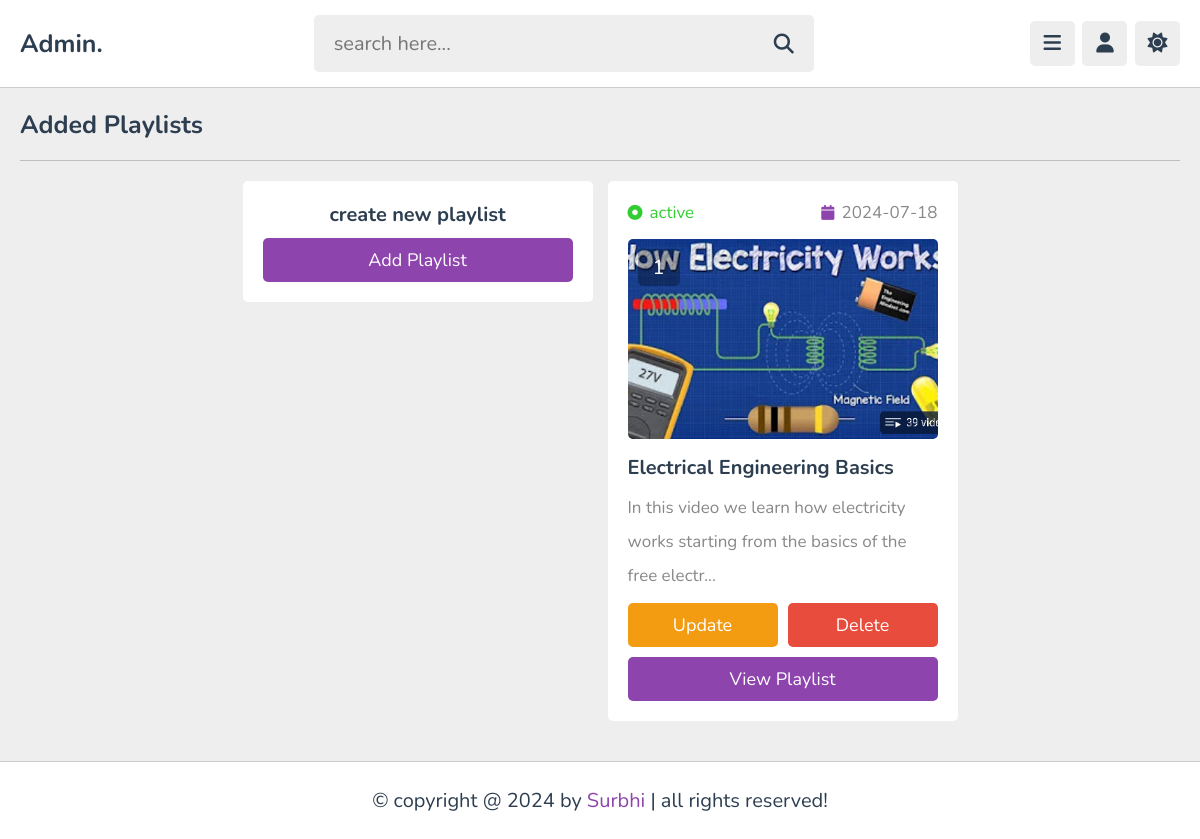
/admin/playlists.php (signed in), run on the app's committed database.
### tables this page shows
CREATE TABLE `playlist` (
  `id` varchar(20) NOT NULL,
  `tutor_id` varchar(20) NOT NULL,
  `title` varchar(100) NOT NULL,
  `description` varchar(1000) NOT NULL,
  `thumb` varchar(100) NOT NULL,
  `date` date NOT NULL DEFAULT current_timestamp(),
  `status` varchar(20) NOT NULL DEFAULT 'deactive'
);

### admin/playlists.php (the view, shortened to what this page needs)
<?php
include '../components/connect.php';
if(isset($_COOKIE['tutor_id'])){
   $tutor_id = $_COOKIE['tutor_id'];
}else{
   $tutor_id = '';
   header('location:login.php');
}
?>
<!DOCTYPE html>
<html lang="en">
<head>
   <link rel="stylesheet" href="https://cdnjs.cloudflare.com/ajax/libs/font-awesome/6.2.0/css/all.min.css">
   <link rel="stylesheet" href="../css/admin_style.css">
</head>
<body>
<?php include '../components/admin_header.php'; ?>
<section class="playlists">
   <h1 class="heading">added playlists</h1>
   <div class="box-container">
      <div class="box" style="text-align: center;">
         <h3 class="title" style="margin-bottom: .5rem;">create new playlist</h3>
         <a href="add_playlist.php" class="btn">add playlist</a>
      </div>
      <?php
         $select_playlist = $conn->prepare("SELECT * FROM `playlist` WHERE tutor_id = ? ORDER BY date DESC");
         $select_playlist->execute([$tutor_id]);
         if($select_playlist->rowCount() > 0){
         while($fetch_playlist = $select_playlist->fetch(PDO::FETCH_ASSOC)){
            $playlist_id = $fetch_playlist['id'];
            $count_videos = $conn->prepare("SELECT * FROM `content` WHERE playlist_id = ?");
            $count_videos->execute([$playlist_id]);
            $total_videos = $count_videos->rowCount();
      ?>
      <div class="box">
         <div class="flex">
            <div><i class="fas fa-circle-dot" style="<?php if($fetch_playlist['status'] == 'active'){echo 'color:limegreen'; }else{echo 'color:red';} ?>"></i><span style="<?php if($fetch_playlist['status'] == 'active'){echo 'color:limegreen'; }else{echo 'color:red';} ?>"><?= $fetch_playlist['status']; ?></span></div>
            <div><i class="fas fa-calendar"></i><span><?= $fetch_playlist['date']; ?></span></div>
         </div>
         <div class="thumb">
            <span><?= $total_videos; ?></span>
            <img src="../uploaded_files/<?= $fetch_playlist['thumb']; ?>" alt="">
         </div>
         <h3 class="title"><?= $fetch_playlist['title']; ?></h3>
         <p class="description"><?= $fetch_playlist['description']; ?></p>
         <form action="" method="post" class="flex-btn">
            <a href="update_playlist.php?get_id=<?= $playlist_id; ?>" class="option-btn">update</a>
            <input type="submit" value="delete" class="delete-btn" onclick="return confirm('delete this playlist?');" name="delete">
         </form>
         <a href="view_playlist.php?get_id=<?= $playlist_id; ?>" class="btn">view playlist</a>
      </div>
      <?php
         }
      }else{
         echo '<p class="empty">no playlist added yet!</p>';
      }
      ?>
   </div>
</section>
<?php include '../components/footer.php'; ?>
</body>
</html>

### css/admin_style.css (style rules this page uses)
:root { --main-color:#8e44ad; --red:#e74c3c; --oragen:#f39c12; --white:#fff; --black:#2c3e50; --light-color:#888; --light-bg:#eee; --border:.1rem solid rgba(0,0,0,.2); }
* { font-family: 'Nunito', sans-serif; margin: 0; padding: 0; box-sizing: border-box; outline: none; border: none; text-decoration: none; }
html { font-size: 62.5%; overflow-x: hidden; }
body { background-color: var(--light-bg); padding-left: 30rem; }
section { padding:2rem; max-width: 1200px; margin: 0 auto; }
.btn, .option-btn, .delete-btn, .inline-btn, .inline-option-btn, .inline-delete-btn { border-radius: .5rem; padding: 1rem 3rem; font-size: 1.8rem; color: #fff; margin-top: 1rem; text-transform: capitalize; cursor: pointer; text-align: center; }
.btn, .option-btn, .delete-btn { display: block; width: 100%; }
.btn, .inline-btn { background-color: var(--main-color); }
.option-btn, .inline-option-btn { background-color: var(--oragen); }
.delete-btn, .inline-delete-btn { background-color: var(--red); }
.flex-btn { display:flex; gap: 1rem; }
.heading { padding-bottom: 1.8rem; border-bottom: var(--border); font-size: 2.5rem; color: var(--black); text-transform: capitalize; margin-bottom: 2rem; }
.playlists .box-container { display: grid; grid-template-columns: repeat(auto-fit, 35rem); align-items: flex-start; justify-content: center; gap: 1.5rem; }
.playlists .box-container .box { background-color: var(--white); border-radius: .5rem; padding: 2rem; overflow-x:hidden; }
.playlists .box-container .box .thumb { height: 20rem; position: relative; margin: 1.5rem 0; }
.playlists .box-container .box .flex { display: flex; align-items: center; gap: 1.5rem; justify-content: space-between; }
.playlists .box-container .box .flex i { font-size: 1.5rem; color: var(--main-color); margin-right:.7rem; }
.playlists .box-container .box .flex span { color: var(--light-color); font-size: 1.7rem; }
.playlists .box-container .box .thumb img { height: 100%; width: 100%; object-fit: cover; border-radius: .5rem; }
.playlists .box-container .box .thumb span { background-color: rgba(0,0,0,.3); color: #fff; border-radius: .5rem; position: absolute; top: 1rem; left: 1rem; padding: .5rem 1.5rem; font-size: 2rem; }
.playlists .box-container .box .title { font-size: 2rem; color: var(--black); margin-bottom: 1rem; text-overflow: ellipsis; white-space: nowrap; overflow-x:hidden; }
.playlists .box-container .box .description { line-height: 2; font-size: 1.7rem; color: var(--light-color); }
.playlists .box-container .box .description::after { content: '...'; }
@media (max-width:1200px) { body { padding-left: 0; } }

### data on the page
playlist: status "active", date "2024-07-18", total_videos "1", thumb (picture), title "Electrical Engineering Basics", description "In this video we learn how electricity works starting from the basics of the free electr"
